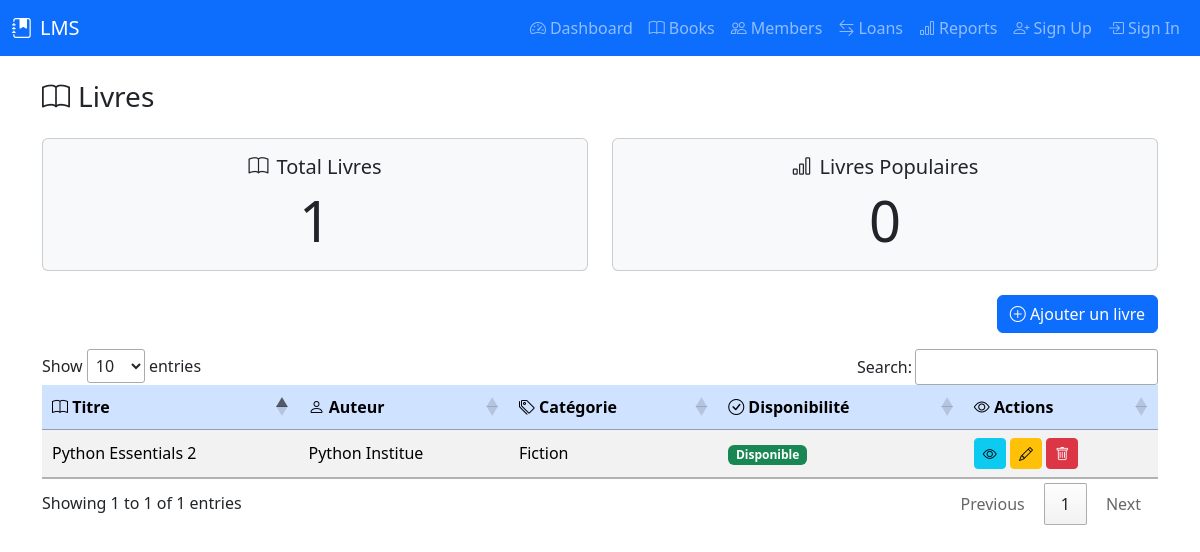
/books, run on the app's committed database.
### tables this page shows
CREATE TABLE books (
            book_id INTEGER PRIMARY KEY AUTOINCREMENT,
            title TEXT NOT NULL,
            author_id INTEGER,
            category_id INTEGER,
            isbn TEXT UNIQUE,
            publication_year INTEGER,
            publisher TEXT,
            quantity INTEGER DEFAULT 1,
            available_quantity INTEGER DEFAULT 1,
            FOREIGN KEY (author_id) REFERENCES authors (author_id),
            FOREIGN KEY (category_id) REFERENCES categories (category_id)
        );

CREATE TABLE authors (
            author_id INTEGER PRIMARY KEY AUTOINCREMENT,
            name TEXT NOT NULL,
            biography TEXT
        );

CREATE TABLE categories (
            category_id INTEGER PRIMARY KEY AUTOINCREMENT,
            name TEXT NOT NULL,
            description TEXT
        );

### controllers/dashboard_controller.py (the view)
@dashboard_blueprint.route('/books', methods=['GET'])
def books():
    try:
        stats = dashboard_service.get_dashboard_statistics()
        books_data = dashboard_service.get_books_data()
        return render_template('books.html', **stats, books=books_data)
    except Exception as e:
        return jsonify({'error': str(e)}), 500

### models/author.py (called while the page is built)
    @property
    def name(self):
        return self._get_attribute("name")

    @classmethod
    def all(cls):
        query = f"SELECT * FROM {cls.TABLE_NAME}"
        results = DatabaseConnection.execute_query(query)
        if results:
            conn = DatabaseConnection.get_connection()
            cursor = conn.cursor()
            cursor.execute(f"PRAGMA table_info({cls.TABLE_NAME})")
            columns = [column[1] for column in cursor.fetchall()]
            conn.close()
            return [cls(**dict(zip(columns, result))) for result in results]
        return []

    @classmethod
    def find_by_id(cls, author_id):
        query = f"SELECT * FROM {cls.TABLE_NAME} WHERE {cls.PRIMARY_KEY} = ?"
        result = DatabaseConnection.execute_query(query, (author_id,))
        if result:
            conn = DatabaseConnection.get_connection()
            cursor = conn.cursor()
            cursor.execute(f"PRAGMA table_info({cls.TABLE_NAME})")
            columns = [column[1] for column in cursor.fetchall()]
            conn.close()
            return cls(**dict(zip(columns, result[0])))
        return None

### models/base_model.py (called while the page is built)
    def _get_attribute(self, name):
        return self._attributes.get(name)

    def _set_attribute(self, name, value):
        self._attributes[name] = value

    def __setattr__(self, name, value):
        if name == "_attributes":
            super().__setattr__(name, value)
        else:
            self._set_attribute(name, value)

    @classmethod
    def find_by_id(cls, id: int):
        if not cls.TABLE_NAME or not cls.PRIMARY_KEY:
            raise NotImplementedError("TABLE_NAME and PRIMARY_KEY must be defined in subclass")
        query = f"SELECT * FROM {cls.TABLE_NAME} WHERE {cls.PRIMARY_KEY} = ?"
        result = DatabaseConnection.execute_query(query, (id,))
        if result and len(result) > 0:
            conn = DatabaseConnection.get_connection()
            cursor = conn.cursor()
            cursor.execute(f"PRAGMA table_info({cls.TABLE_NAME})")
            columns = [column[1] for column in cursor.fetchall()]
            conn.close()
            record_dict = dict(zip(columns, result[0]))
            return cls(**record_dict)
        return None

### models/book.py (called while the page is built)
    @property
    def book_id(self):
        return self._get_attribute("book_id")

    @property
    def title(self):
        return self._get_attribute("title")

    @property
    def author_id(self):
        return self._get_attribute("author_id")

### templates/books.html (shortened to what this page needs)
<!DOCTYPE html>
<html lang="fr">
<head>
    <link rel="stylesheet" href="/static/css/style.css">
    <link href="https://cdn.jsdelivr.net/npm/bootstrap@5.3.2/dist/css/bootstrap.min.css" rel="stylesheet">
    <link rel="stylesheet" href="https://cdn.jsdelivr.net/npm/bootstrap-icons@1.11.3/font/bootstrap-icons.css">
    <link rel="stylesheet" href="https://cdn.datatables.net/1.13.4/css/jquery.dataTables.min.css">
</head>
<body>
{% include 'includes/navbar.html' %}
<div class="container">
    <h3 class="mb-4"><i class="bi bi-book me-2"></i>Livres</h3>
    <div class="row text-center mb-4">
        <div class="col-md-6">
            <div class="card bg-light">
                <div class="card-body">
                    <h5 class="card-title"><i class="bi bi-book me-2"></i>Total Livres</h5>
                    <p class="card-text display-4">{{ total_books }}</p>
                </div>
            </div>
        </div>
        <div class="col-md-6">
            <div class="card bg-light">
                <div class="card-body">
                    <h5 class="card-title"><i class="bi bi-bar-chart me-2"></i>Livres Populaires</h5>
                    <p class="card-text display-4">{{total_popular_books}}</p>
                </div>
            </div>
        </div>
    </div>
    <div class="d-flex justify-content-end mb-3">
        <button class="btn btn-primary" id="addBookButton" title="Ajouter un nouveau livre">
            <i class="bi bi-plus-circle"></i> Ajouter un livre
        </button>
    </div>
    <div class="table-responsive">
        <table id="booksTable" class="table table-striped table-hover align-middle">
            <thead class="table-primary">
                <tr>
                    <th><i class="bi bi-book"></i> Titre</th>
                    <th><i class="bi bi-person"></i> Auteur</th>
                    <th><i class="bi bi-tags"></i> Catégorie</th>
                    <th><i class="bi bi-check-circle"></i> Disponibilité</th>
                    <th><i class="bi bi-eye"></i> Actions</th>
                </tr>
            </thead>
            <tbody>
                {% for book in books %}
                    <tr data-book-id="{{ book.id }}" data-isbn="{{ book.isbn }}" data-publication-year="{{ book.publication_year }}" data-publisher="{{ book.publisher }}" data-quantity="{{ book.quantity }}" data-available-quantity="{{ book.available_quantity }}">
                        <td>{{ book.title }}</td>
                        <td>{{ book.author }}</td>
                        <td>{{ book.category }}</td>
                        <td>
                            {% if book.available_quantity > 0 %}
                            <span class="badge bg-success">Disponible</span>
                            {% else %}
                            <span class="badge bg-danger">Emprunté</span>
                            {% endif %}
                        </td>
                        <td>
                            <button class="btn btn-info btn-sm see-detail-book" title="Voir détails"><i class="bi bi-eye"></i></button>
                            <button class="btn btn-warning btn-sm edit-book" title="Modifier"><i class="bi bi-pencil"></i></button>
                            <button class="btn btn-danger btn-sm delete-book" title="Supprimer"><i class="bi bi-trash"></i></button>
                        </td>
                    </tr>
                    {% endfor %}
            </tbody>
        </table>
    </div>
</div>
</body>
</html>

### data on the page
books: title "Python Essentials 2"
authors: author "Python Institue"
categories: category "Fiction"

### other printed values
{{ total_books }} "1"
{{ total_popular_books }} "0"
